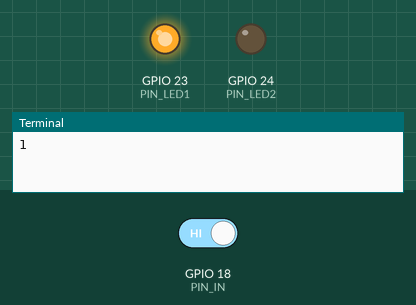
Recording of a program running on a simulated Raspberry Pi (BCM pin numbers). On the bench: output pins drawn as LEDs (lit = HIGH), the last lines printed to the terminal. The inputs (shaded band) are chosen by the test bench; at power-on: GPIO 18 (PIN_IN) HIGH.

Above: at 1.2 s.
1.3 s: GPIO 18 (PIN_IN) driven LOW
At 2.4 s:
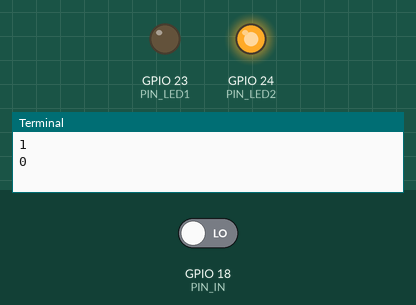
Timing chart, 0 to 4.3 s (numbered marks = the images above; inputs shaded):
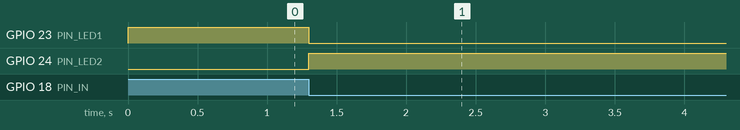

The program:

bouncing.py
```python
import RPi.GPIO as GPIO

PIN_IN = 18
PIN_LED1, PIN_LED2 = 23, 24
old, val = -1, 0
state = False

GPIO.setmode(GPIO.BCM)
GPIO.setup(PIN_IN, GPIO.IN)
GPIO.setup(PIN_LED1, GPIO.OUT)
GPIO.setup(PIN_LED2, GPIO.OUT)

try:
    GPIO.output(PIN_LED1, True)
    while True:
        val = GPIO.input(PIN_IN)
        if old != val :
            print(val)
            old = val
            if val == 0:
                GPIO.output(PIN_LED1, state)
                GPIO.output(PIN_LED2, not state)
                state = not state
finally:
    GPIO.cleanup()
```

Measured:
- after the input at 1.3 s, GPIO 23 (PIN_LED1): HIGH → LOW at once; GPIO 24 (PIN_LED2): LOW → HIGH at once
